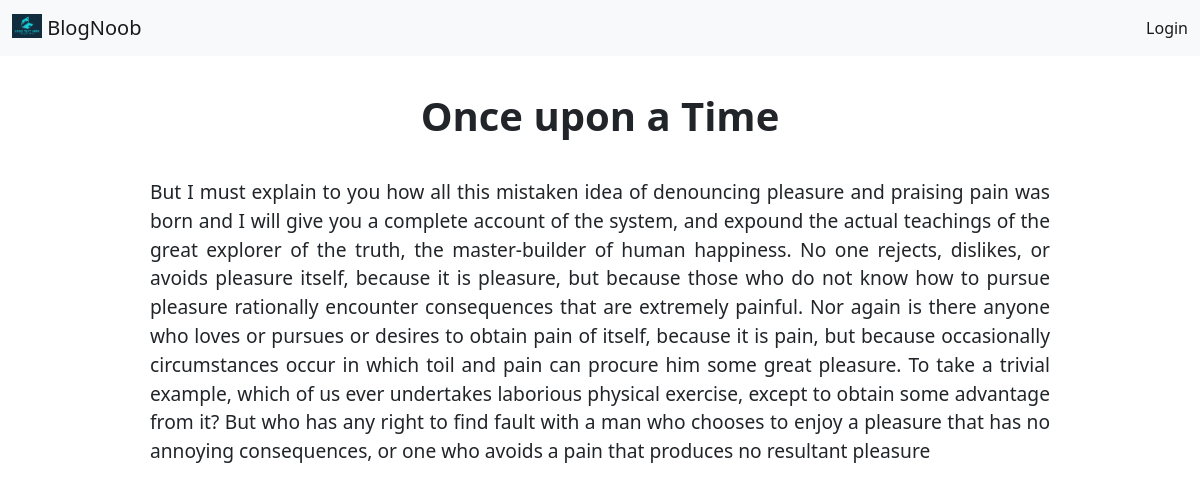
Before: /blog/3 with the older database file.
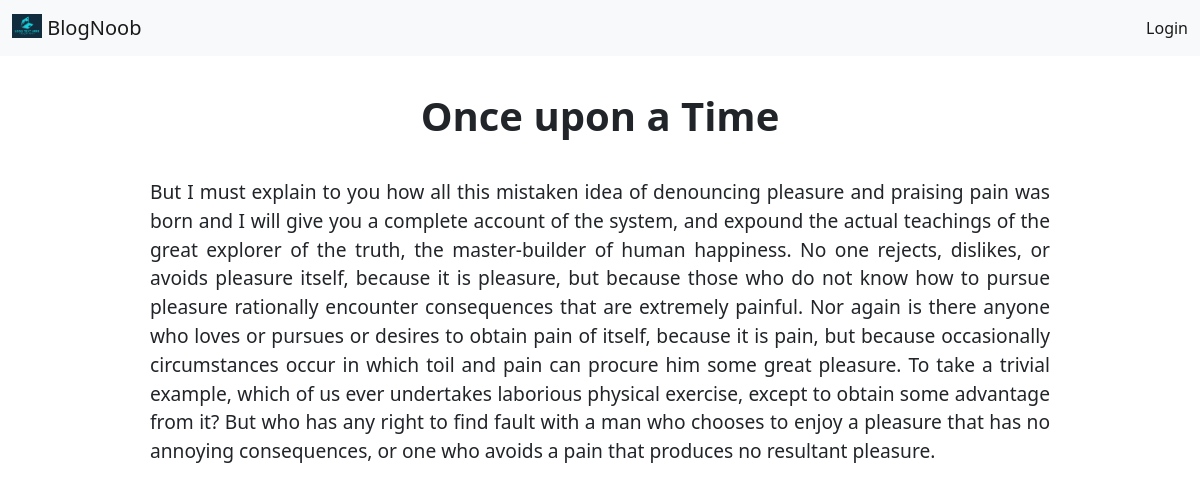
After: the same page with the newer database file.
### base/models.py (models this page shows, shortened)
class Blog(models.Model):
    title = models.CharField(max_length=200, null=False)
    author = models.ForeignKey(User, on_delete=models.CASCADE, null=True)
    topic = models.ForeignKey(Topic, on_delete=models.SET_NULL, null=True)
    body = models.TextField()
    updated = models.DateTimeField(auto_now=True)
    created = models.DateTimeField(auto_now_add=True)
    class Meta:
        ordering = ['-created', '-updated']

### base/views.py (the view)
# urls.py: path("blog/<str:pk>", views.blog, name='blog'),
def blog(request, pk):
    blog = Blog.objects.get(id=pk)
    context = {'blog': blog}
    return render(request, 'base/blog.html', context)

### base/templates/base/blog.html
{% extends 'main.html' %} {% block content %}
<div class="container blog-page">
    <h1 class="blog-page-title">{{blog.title}}</h1>
    <p>{{blog.body}}</p>
</div>
{% endblock content %}

### templates/main.html (shortened to what this page needs)
<!DOCTYPE html>
{% load static %}
<html lang="en">
    <head>
        <link
            href="https://cdn.jsdelivr.net/npm/bootstrap@5.2.0/dist/css/bootstrap.min.css"
            rel="stylesheet"
        />
        <link rel="stylesheet" href=" {% static 'css/styles.css' %}" />
    </head>
    <body>
        {% include 'navbar.html' %}
        {% block content %} {% endblock content %}
    </body>
</html>

### templates/navbar.html
{% load static %}
<div>
    <nav class="navbar bg-light">
        <div class="container-fluid">
            <a class="navbar-brand" href="{% url 'home' %}">
                <img
                    src="{% static 'images/logo.png' %}"
                    alt=""
                    width="30"
                    height="24"
                    class="d-inline-block align-text-top"
                />
                BlogNoob
            </a>
            <div>
                <ul class="navbar-nav me-auto mb-2 mb-lg-0">
                    {% if request.user.is_authenticated %}
                    <li class="nav-item">
                        <a
                            class="nav-link active"
                            aria-current=""
                            href="{% url 'publish-blog' %}"
                            >Publish Blog</a
                        >
                    </li>
                    <li class="nav-item">
                        <a
                            class="nav-link active"
                            aria-current=""
                            href="{% url 'user-profile' request.user.id %}"
                            >@{{request.user}}</a
                        >
                    </li>
                    <li class="nav-item">
                        <a
                            class="nav-link active"
                            aria-current=""
                            href="{% url 'logout' %}"
                            >Logout</a
                        >
                    </li>
                    {%else%}
                    <li class="nav-item">
                        <a
                            class="nav-link active"
                            aria-current="page"
                            href="{% url 'login' %}"
                            >Login</a
                        >
                    </li>
                    {% endif %}
                </ul>
            </div>
        </div>
    </nav>
</div>

### static/css/styles.css (style rules this page uses)
body { line-height: 1.5; }
a { text-decoration: none; }
.blog-page { text-align: justify; font-size: 1.2rem; line-height: 1.5; padding: 3% 10%; }
.blog-page-title { font-weight: bold; text-align: center; padding-bottom: 30px; }

Changed rows visible on the page:
changed Blog "Once upon a Time": body "…that produces no resultant pleasure" → "…that produces no resultant pleasure."
